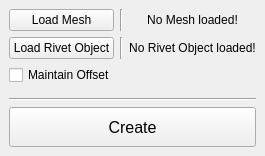
<?xml version="1.0" encoding="UTF-8"?>
<ui version="4.0">
 <class>MG_nurbsRivet_MainWindow</class>
 <widget class="QMainWindow" name="MG_nurbsRivet_MainWindow">
  <property name="geometry">
   <rect>
    <x>0</x>
    <y>0</y>
    <width>244</width>
    <height>156</height>
   </rect>
  </property>
  <property name="windowTitle">
   <string>MG_nurbsRivet</string>
  </property>
  <widget class="QWidget" name="centralwidget">
   <layout class="QVBoxLayout" name="verticalLayout">
    <item>
     <layout class="QGridLayout" name="gridLayout">
      <item row="0" column="0">
       <widget class="QPushButton" name="loadMesh_pushButton">
        <property name="sizePolicy">
         <sizepolicy hsizetype="Expanding" vsizetype="Expanding">
          <horstretch>0</horstretch>
          <verstretch>0</verstretch>
         </sizepolicy>
        </property>
        <property name="text">
         <string>Load Mesh</string>
        </property>
       </widget>
      </item>
      <item row="0" column="1">
       <widget class="Line" name="line">
        <property name="orientation">
         <enum>Qt::Vertical</enum>
        </property>
       </widget>
      </item>
      <item row="0" column="2">
       <widget class="QLabel" name="mesh_label">
        <property name="text">
         <string>No Mesh loaded!</string>
        </property>
        <property name="alignment">
         <set>Qt::AlignCenter</set>
        </property>
       </widget>
      </item>
      <item row="1" column="0">
       <widget class="QPushButton" name="loadRivetObject_pushButton">
        <property name="sizePolicy">
         <sizepolicy hsizetype="Expanding" vsizetype="Expanding">
          <horstretch>0</horstretch>
          <verstretch>0</verstretch>
         </sizepolicy>
        </property>
        <property name="text">
         <string>Load Rivet Object</string>
        </property>
       </widget>
      </item>
      <item row="1" column="1">
       <widget class="Line" name="line_2">
        <property name="orientation">
         <enum>Qt::Vertical</enum>
        </property>
       </widget>
      </item>
      <item row="1" column="2">
       <widget class="QLabel" name="rivetObject_label">
        <property name="text">
         <string>No Rivet Object loaded!</string>
        </property>
        <property name="alignment">
         <set>Qt::AlignCenter</set>
        </property>
       </widget>
      </item>
     </layout>
    </item>
    <item>
     <widget class="QCheckBox" name="maintainOffset_checkBox">
      <property name="text">
       <string>Maintain Offset</string>
      </property>
     </widget>
    </item>
    <item>
     <spacer name="verticalSpacer">
      <property name="orientation">
       <enum>Qt::Vertical</enum>
      </property>
      <property name="sizeHint" stdset="0">
       <size>
        <width>20</width>
        <height>0</height>
       </size>
      </property>
     </spacer>
    </item>
    <item>
     <widget class="Line" name="line_3">
      <property name="orientation">
       <enum>Qt::Horizontal</enum>
      </property>
     </widget>
    </item>
    <item>
     <widget class="QPushButton" name="create_pushButton">
      <property name="sizePolicy">
       <sizepolicy hsizetype="Expanding" vsizetype="MinimumExpanding">
        <horstretch>0</horstretch>
        <verstretch>0</verstretch>
       </sizepolicy>
      </property>
      <property name="minimumSize">
       <size>
        <width>0</width>
        <height>40</height>
       </size>
      </property>
      <property name="font">
       <font>
        <pointsize>12</pointsize>
       </font>
      </property>
      <property name="text">
       <string>Create</string>
      </property>
     </widget>
    </item>
   </layout>
  </widget>
 </widget>
 <resources/>
 <connections/>
</ui>
